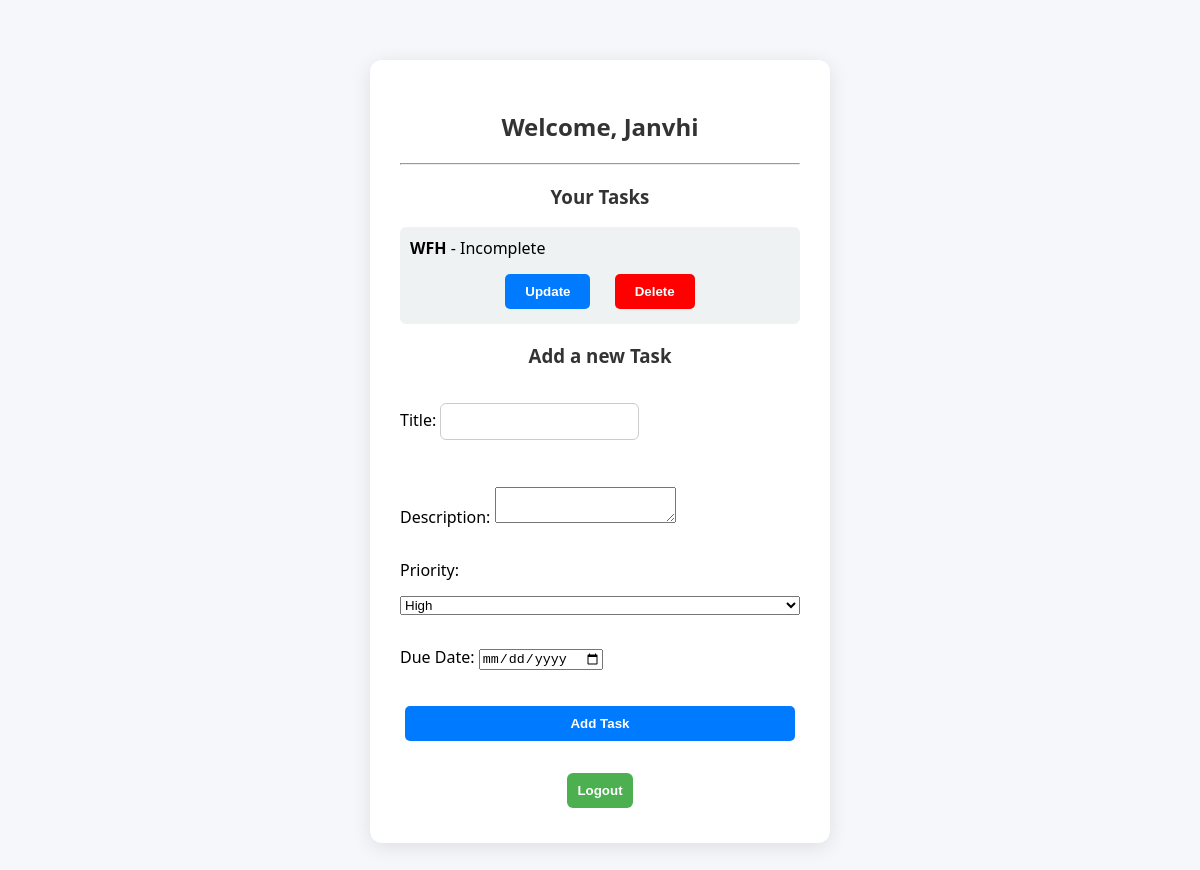
Page /todo/ (signed in) on the earlier database version.
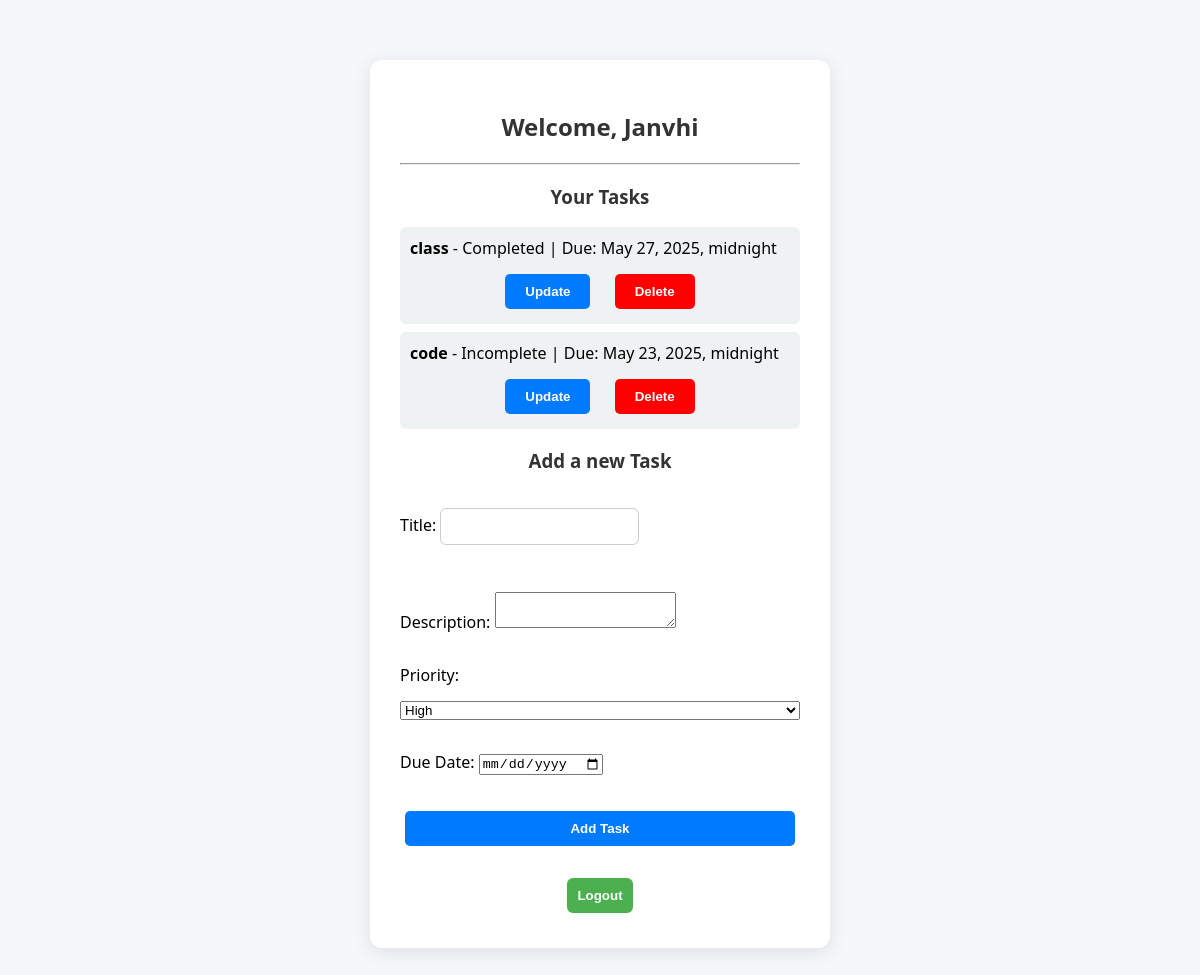
Same page on the later database version.
### tasks/models.py (models this page shows, shortened)
class Task(models.Model):
    user = models.ForeignKey(User, on_delete=models.CASCADE)  # <--- this is the key line
    title = models.CharField(max_length=200)
    description = models.TextField(blank=True)
    completed = models.BooleanField(default=False)
    created_at = models.DateTimeField(auto_now_add=True)
    updated_at = models.DateTimeField(auto_now=True)
    due_date = models.DateTimeField(null=True, blank=True)
    priority = models.IntegerField(default=0)  # 0 = low, 1 = medium, 2 = high (optional usage)

### tasks/views.py (the view, shortened to what this page needs)
# urls.py: path('todo/', todo_view, name='todo'),
@login_required
def todo_view(request):
    tasks = Task.objects.filter(user=request.user)
    return render(request, 'tasks/todo.html', {'tasks': tasks})

### tasks/templates/tasks/todo.html (shortened to what this page needs)
{% load static %}
<!DOCTYPE html>
<html lang="en">
<head>
    <link rel="stylesheet" href="{% static 'tasks/style.css' %}" />
</head>
<body>
    <div class="container">
        <h2>Welcome, {{ request.user.username }}</h2><hr>
        <h3>Your Tasks</h3>
        {% if tasks %}
        <ul>
        {% for task in tasks %}
            <li>
                <strong>{{ task.title }}</strong> -
                {% if task.completed %}Completed{% else %}Incomplete{% endif %}
                {% if task.due_date %} | Due: {{ task.due_date }}{% endif %}
               <div style="text-align: center; margin-top: 10px;">
  <a href="{% url 'update_task' task.id %}" style="display: inline-block; margin: 0 5px;">
    <button class="btn btn-primary">Update</button>
  </a>
  <a href="{% url 'delete_task' task.id %}" style="display: inline-block; margin: 0 5px;" >
    <button style="background-color:red" class="btn btn-danger">Delete</button>
  </a>
</div>
            </li>
            {% endfor %}
        </ul>
        {% else %}
            <p style="color: gray; font-style: italic; text-align:center;">No tasks yet! Add one below.</p>
        {% endif %}
        <h3>Add a new Task</h3>
        <form method="POST" action="{% url 'todo' %}">
            <p>
                <label for="title">Title:</label>
                <input type="text" name="title" id="title" required>
            </p>
            <p>
                <label for="description">Description:</label>
                <textarea name="description" id="description"></textarea>
            </p>
            <label>Priority:</label>
                <select name="priority">
                <option value="1">High</option>
                </select>
            <p>
                <label for="due_date">Due Date:</label>
                <input type="date" name="due_date" id="due_date">
            </p>
            <button type="submit" class="btn btn-success">Add Task</button>
        </form>
<br>
        <button style="display: block; margin: 5px auto;" onclick="location.href='{% url 'logout' %}'">Logout</button>
    </div>
</body>
</html>

### tasks/static/tasks/style.css (style rules this page uses)
body { font-family: 'Segoe UI', Tahoma, Geneva, Verdana, sans-serif; background: #f5f7fa; margin: 0; padding: 0; }
.container { max-width: 400px; margin: 60px auto; background: white; padding: 30px; border-radius: 12px; box-shadow: 0 4px 20px rgba(0, 0, 0, 0.1); }
.btn { display: inline-block; padding: 10px 20px; background-color: #007BFF; color: white; text-decoration: none; border-radius: 5px; margin: 5px; transition: background-color 0.3s ease; }
h2, h3 { text-align: center; color: #333; }
form { display: flex; flex-direction: column; gap: 15px; }
input[type="text"], input[type="password"] { padding: 10px; border-radius: 6px; border: 1px solid #ccc; }
button { padding: 10px; border: none; background: #4CAF50; color: white; font-weight: bold; border-radius: 6px; cursor: pointer; transition: background 0.3s ease; }
a { display: block; margin-top: 10px; text-align: center; color: #007BFF; text-decoration: none; }
ul { list-style: none; padding: 0; }
li { background: #eef2f3; padding: 10px; margin: 8px 0; border-radius: 6px; }

Differences in the rows shown:
removed Task: title "WFH", completed "Incomplete"
added Task: title "class", completed "Completed", due_date "May 27, 2025, midnight"
added Task: title "code", completed "Incomplete", due_date "May 23, 2025, midnight"
